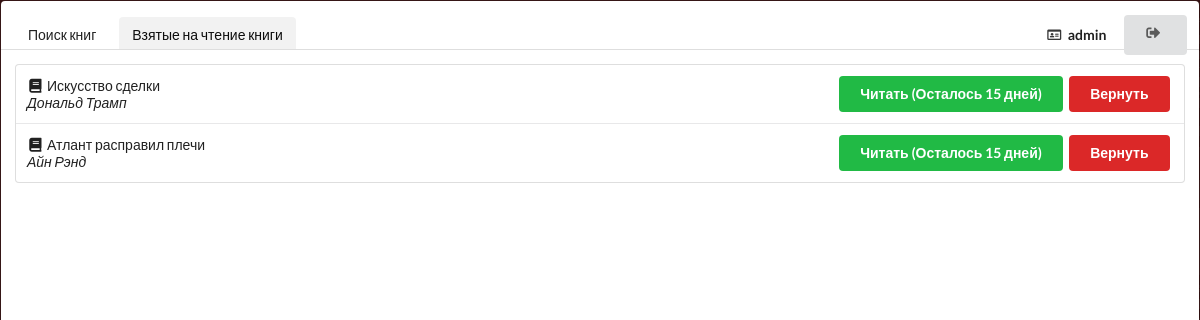
The page /main/ (signed in) on the database its author committed.
### Books/models.py (models this page shows)
class ReadingList(models.Model):
    user_id = models.ForeignKey(User, on_delete=models.CASCADE)
    book_id = models.ForeignKey(Book, on_delete=models.CASCADE)
    days = models.IntegerField()

class Book(models.Model):
    title = models.CharField(max_length=50, help_text="Название книги")
    author = models.CharField(max_length=50, help_text="Автор книги")
    cover = models.ImageField(upload_to="covers")
    pdf = models.FileField(upload_to="pdf")
    count = models.IntegerField()

### Books/views.py (the view)
# urls.py: path('', views.Reading, name='main'),
def Reading(request):
    current_user = request.user
    reading = ReadingList.objects.all().filter(user_id=current_user)
    return render(request, 'Books/main.html', {'reading': reading})

### Books/templates/Books/main.html (shortened to what this page needs)
{% extends 'Books/base.html' %}
{% block panel %}
<a class="item" href="/main/search">
    Поиск книг
</a>
<a class="active item">
    Взятые на чтение книги
</a>
<div class="right menu">
    <a class="item">
        <i class="id card outline icon"></i> <b>{{ user.username }}</b>
    </a>
    <div class="ui vertical animated button" id="logoutButton" tabindex="0">
        <div class="visible content">
            <i class="sign out icon"></i>
        </div>
    </div>
</div>
{% endblock %}
{% block table_content %}
{% for read in reading %}
<tr>
    <td class="special collapsing">
        <div class = "bookTitle" data-html="<div class='header'></div><div class='content'><img class='ui small image' src='{{ read.book_id.cover.url }}'>" data-position="bottom right" ><i class="book icon"></i>{{ read.book_id.title }}</div>
        <i>{{ read.book_id.author }}</i>
    </td>
    <td class="right aligned collapsing">
        <button class="ui green button reading">
            Читать (Осталось {{ read.days }} дней)
        </button>
        <button class="ui red button delete">
            Вернуть
        </button>
    </td>
</tr>
{% endfor %}
{% endblock %}

### Books/templates/Books/base.html (style rules this page uses)
body { background-color: #DADADA; }

### rows shown on the page
ReadingList: book_id "Искусство сделки", book_id.author "Дональд Трамп", days "15"
ReadingList: book_id "Атлант расправил плечи", book_id.author "Айн Рэнд", days "15"

### other values the page prints
{{ user.username }} "admin"
